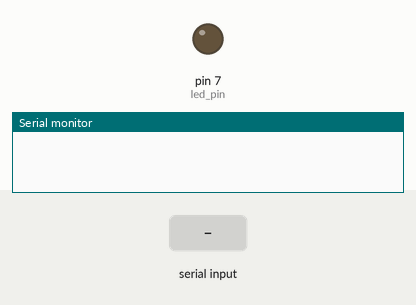
Recording of a sketch running on a simulated Arduino Uno, built with avr-gcc and run on an emulated ATmega328P. Shown: output pins drawn as LEDs (lit = HIGH), the last lines printed to the serial monitor. Inputs (shaded band) come from the test bench.

Above: at 1.2 s.
1.3 s: "1" received over Serial
At 2.2 s:
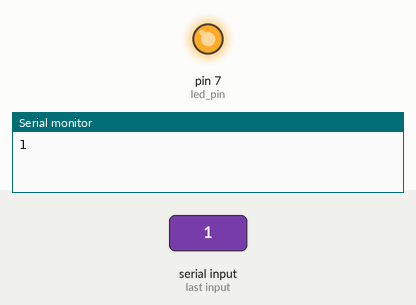
2.8 s: "0" received over Serial
At 3.3 s:
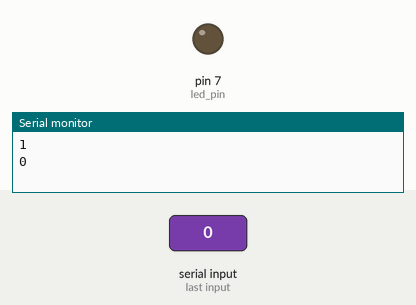
Timing chart, 0 to 5.8 s (numbered marks = the images above; inputs shaded):
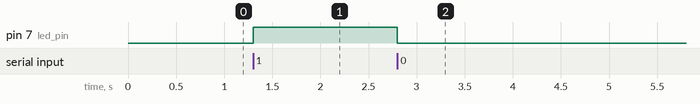

The sketch:

read_data_from_serial.ino
```cpp
int led_pin = 7;

char data;

void setup() {
  pinMode(led_pin, OUTPUT);
  Serial.begin(9600);
}

void loop() {
  if (Serial.available() > 0) {
    data = Serial.read();
    Serial.println(data);
    if (data == '1')
      digitalWrite(led_pin, HIGH);
    if (data == '0')
      digitalWrite(led_pin, LOW);
  }

}
```

Measured:
- after the input at 1.3 s, pin 7 (led_pin): LOW → HIGH at once
- after the input at 2.8 s, pin 7 (led_pin): HIGH → LOW at once
